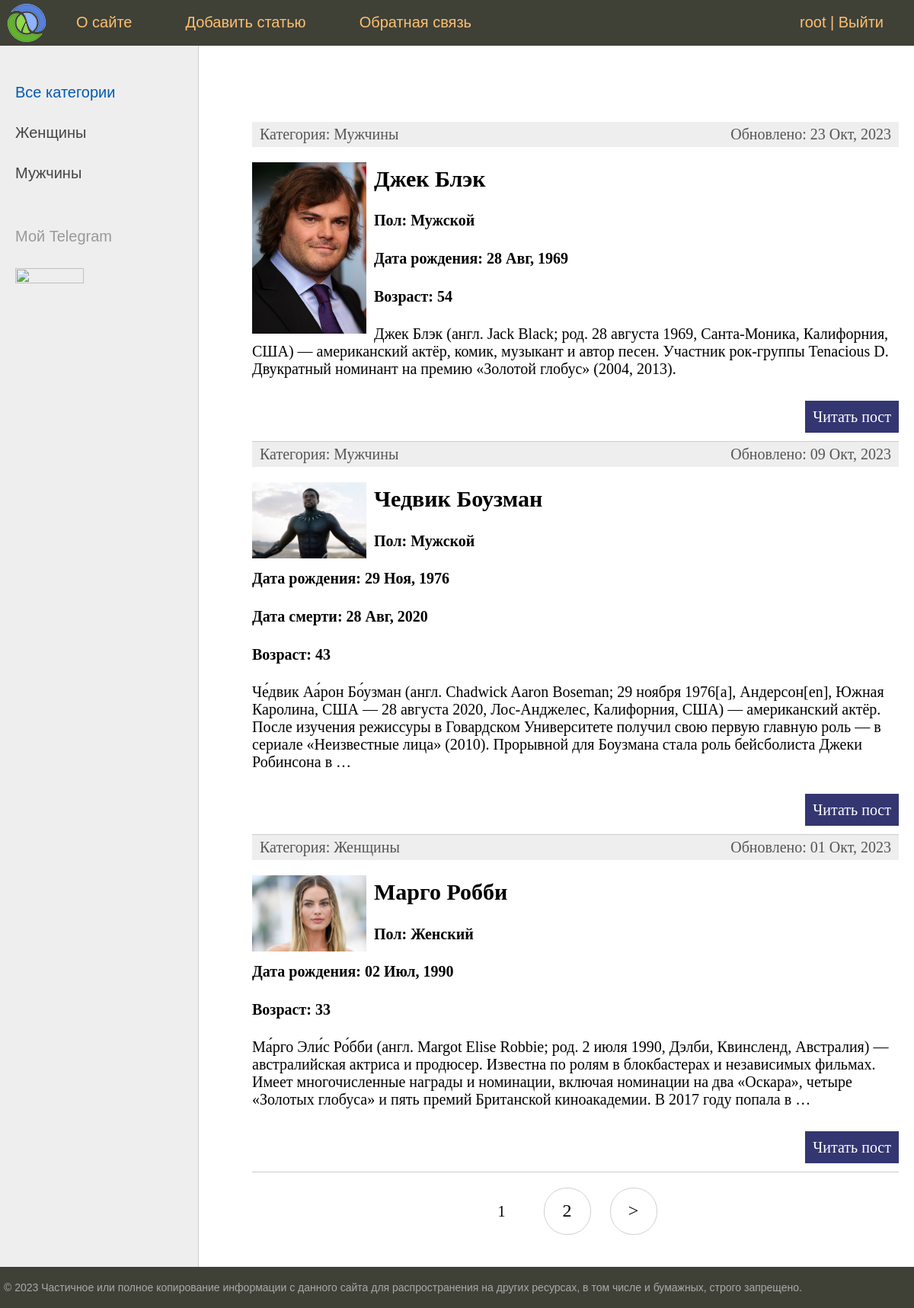
The app's page / (signed in) with its own data.
### actors/models.py (models this page shows, shortened)
class Category(models.Model):
    name = models.CharField(max_length=100, db_index=True, verbose_name="Категория")
    slug = models.SlugField(max_length=255, unique=True, db_index=True, verbose_name="URL")
    def __str__(self):
        return self.name
    def get_absolute_url(self):
        return reverse('category', kwargs={'cat_id': self.pk})
    class Meta:
        verbose_name = 'категорию'
        verbose_name_plural = 'Категории'
        ordering = ['id']

class Actors(models.Model):
    title = models.CharField(max_length=255, verbose_name='Заголовок')
    slug = models.SlugField(max_length=100, unique=True, db_index=True, verbose_name='URL')
    sex = models.CharField(max_length=100, verbose_name='Пол')
    birth = models.DateField(blank=True, verbose_name='Дата рождения')
    death = models.DateField(blank=True, null=True, verbose_name='Дата смерти')
    bio = models.TextField(blank=True, verbose_name='Биография')
    photo = models.ImageField(blank=True, null=True, upload_to='photos%Y/%m/%d/', verbose_name='Фото')
    crt_time = models.DateTimeField(auto_now_add=True, verbose_name='Время создания')
    upd_time = models.DateTimeField(auto_now=True, verbose_name='Время обновления')
    is_published = models.BooleanField(default=True, verbose_name='Публикация')
    cat = models.ForeignKey('Category', on_delete=models.PROTECT, verbose_name='Категория')
    def get_age(self):
        b_s = str(self.birth)
        date_format = '%Y-%m-%d'
        if self.death is None:
            temp = datetime.today() - datetime.strptime(b_s, date_format)
        else:
            d_s = str(self.death)
            temp = datetime.strptime(d_s, date_format) - datetime.strptime(b_s, date_format)
        return temp.days // 365
    def get_absolute_url(self):
        return reverse('post', kwargs={'post_slug': self.slug})
    class Meta:
        verbose_name = 'актёров'
        verbose_name_plural = 'Актёры'
        ordering = ['-crt_time', 'title']

### actors/views.py (the view)
# urls.py: path('', ActorsHome.as_view(), name='home'),
class ActorsHome(DataMixin, ListView):
    model = Actors
    template_name = 'actors/startpage.html'
    context_object_name = 'posts'
    def get_context_data(self, *, object_list=None, **kwargs):
        context = super().get_context_data(**kwargs)
        c_def = self.get_user_context(title='Главная страница')
        return dict(list(context.items()) + list(c_def.items()))
    def get_queryset(self):
        return Actors.objects.filter(is_published=True)

### actors/templatetags/actors_tags.py (called while the page is built)
@register.inclusion_tag('actors/list_categories.html')
def show_categories(sort=None, cat_selected=0):
    if not sort:
        cats = Category.objects.annotate(Count('actors'))
    else:
        cats = Category.objects.annotate(Count('actors')).order_by(sort)
    return {'cats': cats, 'cat_selected': cat_selected}

### actors/utils.py (called while the page is built)
    def get_user_context(self, **kwargs):
        context = kwargs
        cats = Category.objects.all()
        user_menu = menu.copy()
        if not self.request.user.is_authenticated:
            user_menu.pop(1)
        context['menu'] = user_menu
        context['cats'] = cats
        if 'cat_selected' not in context:
            context['cat_selected'] = 0
        return context

### actors/templates/actors/startpage.html (shortened to what this page needs)
{% extends 'actors/base.html' %}
{% block content %}
<ul class="list-articles">
	{% for p in posts %}
			<li><div class="article-panel">
				<p class="first">Категория: {{p.cat}}</p>
				<p class="last">Обновлено: {{p.upd_time|date:'d M, Y'}}</p>
			</div>
{% if p.photo %}
	<p><img class="img-article-left thumb" src="{{p.photo.url}}"></p>
{% endif %}
				<h2>{{p.title}}</h2>
				<h4>Пол: {{p.sex}}</h4>
				<h4>Дата рождения: {{p.birth|date:'d M, Y'}}</h4>
				{% if p.death %}
				<h4>Дата смерти: {{p.death|date:'d M, Y'}}</h4>
				{% endif %}
				<h4>Возраст: {{p.get_age}}</h4>
	{% autoescape on %}
	{{p.bio|linebreaks|truncatewords:50}}
	{% endautoescape %}
			<p class="link-read-post"><a href="{{p.get_absolute_url}}">Читать пост</a></p>
			</li>
	{% endfor %}
</ul>
{% endblock %}

### actors/templates/actors/base.html (shortened to what this page needs)
{% load static %}
{% load actors_tags %}
<!DOCTYPE html>
<html>
<head>
	<link type="text/css" href="{% static 'actors/css/styles.css' %}" rel="stylesheet" />
</head>
<body>
<table class="table-page" border=0 cellpadding="0" cellspacing="0">
<tr><td valign=top>
{% block mainmenu %}
		<div class="header">
			<ul id="mainmenu" class="mainmenu">
			<li class="logo"><a href="{% url 'home' %}"><div class="logo"></div></a></li>
{% for m in menu %}
			<li><a href="{% url m.url_name %}">{{m.title}}</a></li>
{% endfor %}
				{% if request.user.is_authenticated %}
				<li class="last">{{user.username}} | <a href="{% url 'logout' %}">Выйти</a></li>
				{% else %}
			<li class="last"><a href="{% url 'register' %}">Регистрация</a> | <a href="{% url 'login' %}">Войти</a></li>
				{% endif %}
			</ul>
		</div>
{% endblock mainmenu %}
<table class="table-content" border=0 cellpadding="0" cellspacing="0">
<tr>
	<td valign="top" class="left-chapters">
	<ul id="leftchapters">
{% if cat_selected == 0 %}
		<li class="selected">Все категории</li>
{% else %}
		<li><a href="{% url 'home' %}">Все категории</a></li>
{% endif %}
{% show_categories sort='name' cat_selected=cat_selected %}
		<li class="share">
		<p>Мой Telegram</p>
		<a href="https://t.me/SamFATEWOLF"><img src="{% static 'actors/images/telegram.png' %}" width="90" height="90"></a>
		</li>
	</ul>
</td>
<td valign="top" class="content">
	<div class="content-text">
{% block content %}
{% endblock %}
		{% if page_obj.has_other_pages %}
		<nav class="list-pages">
			<ul>
				{% for p in paginator.page_range %}
				{% if page_obj.number == p %}
				<li class="page-num page-num-selected">{{ p }}</li>
				{% elif p >= page_obj.number|add:-2 and p <= page_obj.number|add:2 %}
				<li class="page-num">
					<a href="?page={{ p }}">{{ p }}</a>
				</li>
				{% endif %}
				{% endfor %}
				{% if page_obj.has_next %}
				<li class="page-num">
					<a href="?page={{ page_obj.next_page_number }}">&gt;</a>
				</li>
				{% endif %}
			</ul>
		</nav>
{% endif %}
	</div>
</td></tr></table>
</td></tr>
<tr><td valign=top>
	<div id="footer">
		<p>&copy; 2023 Частичное или полное копирование информации с данного сайта для распространения на других ресурсах, в том числе и бумажных, строго запрещено.</p>
	</div>
</td></tr></table>
</body>
</html>

### actors/templates/actors/list_categories.html
{% for c in cats %}
{% if c.actors__count > 0 %}
	{% if c.pk == cat_selected %}
		<li class="selected">{{c.name}}</li>
	{% else %}
		<li><a href="{{ c.get_absolute_url }}">{{c.name}}</a></li>
	{% endif %}
{% endif %}
{% endfor %}

### actors/static/actors/css/styles.css (style rules this page uses)
html, body { font-family: 'Arial'; margin: 0; padding: 0; height: 100%; width: 100%; color: #444; }
a { color: #0059b2; text-decoration: none; }
img { max-width: 600px; height: auto; }
img.img-article-left { max-width: 300px; height: auto; float: left; padding: 0 10px 10px 0; }
img.img-article-left.thumb { max-width: 150px; height: auto; }
p.link-read-post { text-align: right; }
p.link-read-post a { padding: 10px; min-width: 100px; background: #333671; color: #fff; text-decoration: none; }
div.article-panel { background: #eee; padding: 5px 10px 5px 10px; box-sizing border-box; overflow: hidden; color: #555; }
div.article-panel p.first { margin: 0; float: left; }
div.article-panel p.last { margin: 0; float: right; }
ul.list-articles { list-style: none; margin: 0; padding: 0; }
ul.list-articles li { border-bottom: 1px solid #ccc; }
.table-page { width: 100%; height: 100%; vertical-align: top; }
.table-page tr { height: 100%; }
.header { background: #3F4137; height: 60px; }
.logo { background: url('../images/logo.png') no-repeat 10px 5px; width: 70px; height: 60px; }
ul.mainmenu { list-style: none; margin: 0; padding: 0; height: 60px; color: #fdc073; font-size: 20px; overflow: hidden; }
ul.mainmenu li { float: left; margin: 18px 40px 0 30px; }
ul.mainmenu li.logo { margin: 0; }
ul.mainmenu li.last { float: right; }
ul.mainmenu li a { color: #fdc073; text-decoration: none; }
.table-content { width: 100%; min-height: 100%; height: 100%; }
.left-chapters { margin: 0; background: #eee; border-right: 1px solid #ccc; min-height: 100%; }
.left-chapters ul { width: 230px; min-height: 100%; margin: 0; padding: 20px 10px 10px 20px; list-style: none; font-size: 20px; }
.left-chapters ul li { margin: 30px 0 0 0; color: #999; }
.left-chapters ul li.selected { color: #0059b2; }
.left-chapters ul li a { color: #444; text-decoration: none; }
.left-chapters ul li.share { margin: 60px 0 0 0; }
.left-chapters ul li.share p { margin: 30px 0 30px 0; }
.left-chapters ul li.share a { display: inline-block; width: 40px; height: 40px; margin: 0 20px 0 0; }
.content { padding: 40px 20px 20px 40px; width: 100%; box-sizing: border-box; }
.content-text { margin: 60px 0 0 30px; color: #000; font-size: 20px; font-family: Yandex Sans Display Light; }
#footer { box-sizing: border-box; background: #3F4137; padding: 5px; color: #aaa; font-size: 14px; font-family: Verdana, Geneva, Arial, Helvetica; text-align: left; overflow: hidden; }
.list-pages { text-align: center; margin: 0 0 20px 0; }
.list-pages ul { margin: 20px 0 0 0; padding: 0; list-style: none; }
.list-pages ul li { display: inline-block; margin: 0 20px 0 0; }
.list-pages a { color: #000; font-size: 24px; text-decoration: none; }
.list-pages .page-num, .page-num-selected { display: inline-block; width: 60px; height: 44px; padding: 16px 0 0 0; border: 1px solid #d0d0d0; border-radius: 30px; }
.list-pages .page-num-selected { border: none; color: #000; font-size: 20px; }

### records on screen
Category: name "Женщины"
Category: name "Мужчины"
Actors: cat "Мужчины", upd_time "23 Окт, 2023", photo (picture), title "Джек Блэк", sex "Мужской", birth "28 Авг, 1969", get_age "54", bio "Джек Блэк (англ. Jack Black; род. 28 августа 1969, Санта-Моника, Калифорния, США) — американский актёр, комик, музыкант и автор песен. Участник рок-группы Tenacious D. Двукратный номинант на премию «Золотой глобус» (2004, 2013)."
Actors: cat "Мужчины", upd_time "09 Окт, 2023", photo (picture), title "Чедвик Боузман", sex "Мужской", birth "29 Ноя, 1976", death "28 Авг, 2020", get_age "43", bio "Че́двик Аа́рон Бо́узман (англ. Chadwick Aaron Boseman; 29 ноября 1976[a], Андерсон[en], Южная Каролина, США — 28 августа 2020, Лос-Анджелес, Калифорния, США) — американский актёр. После изучения режиссуры в Говардском Университете получил свою первую главную роль — в сериале «Неизвестные лица» (2010). Прорывной для Боузмана стала роль бейсболиста Джеки Робинсона в …"
Actors: cat "Женщины", upd_time "01 Окт, 2023", photo (picture), title "Марго Робби", sex "Женcкий", birth "02 Июл, 1990", get_age "33", bio "Ма́рго Эли́с Ро́бби (англ. Margot Elise Robbie; род. 2 июля 1990, Дэлби, Квинсленд, Австралия) — австралийская актриса и продюсер. Известна по ролям в блокбастерах и независимых фильмах. Имеет многочисленные награды и номинации, включая номинации на два «Оскара», четыре «Золотых глобуса» и пять премий Британской киноакадемии. В 2017 году попала в …"

### other values on screen
{{ m.title }} "О сайте" "Добавить статью" "Обратная связь"
{{ user.username }} "root"
{{ p }} "1"
{{ p }} "2"
